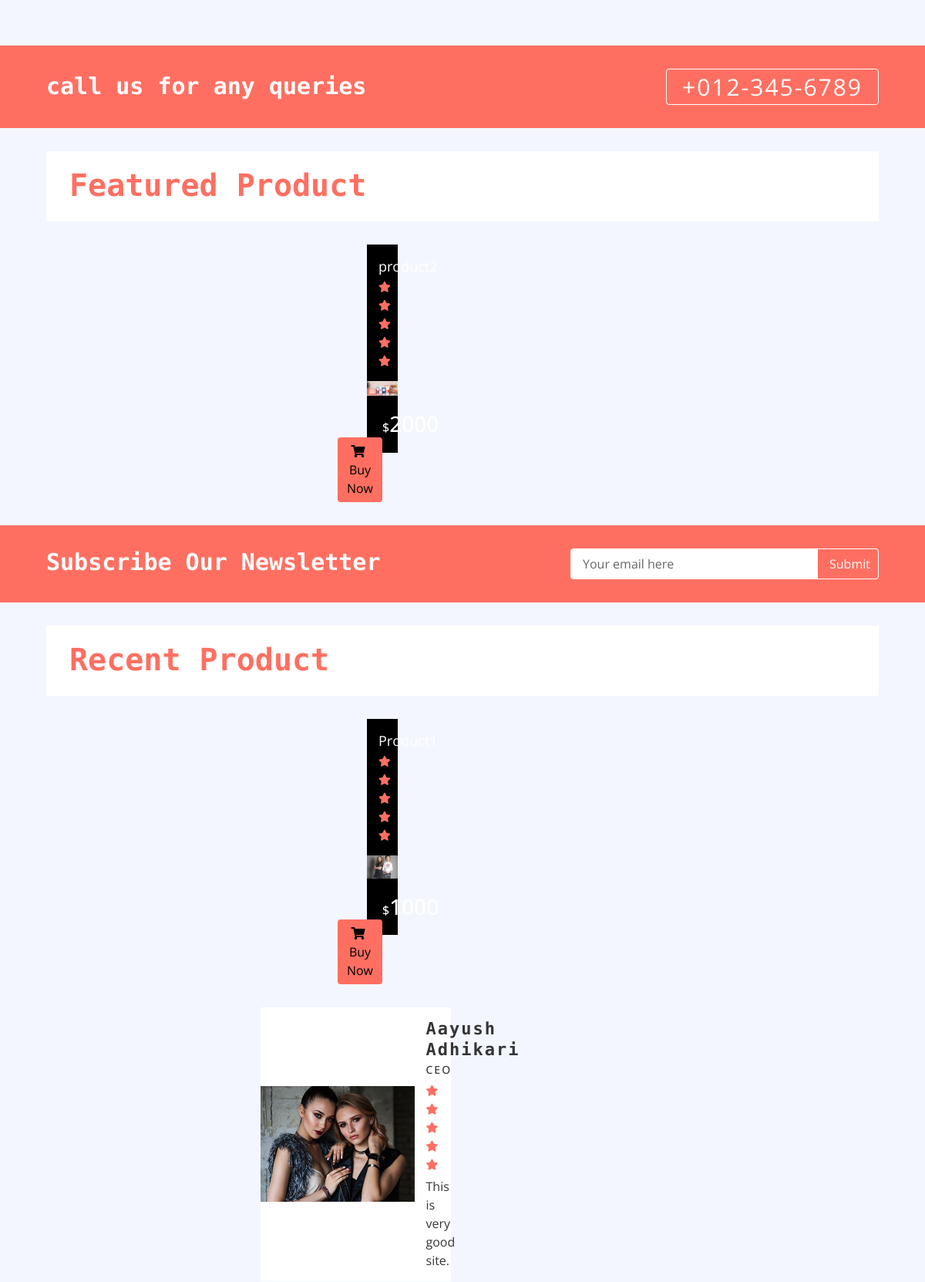
The app's page / (middle part), older data.
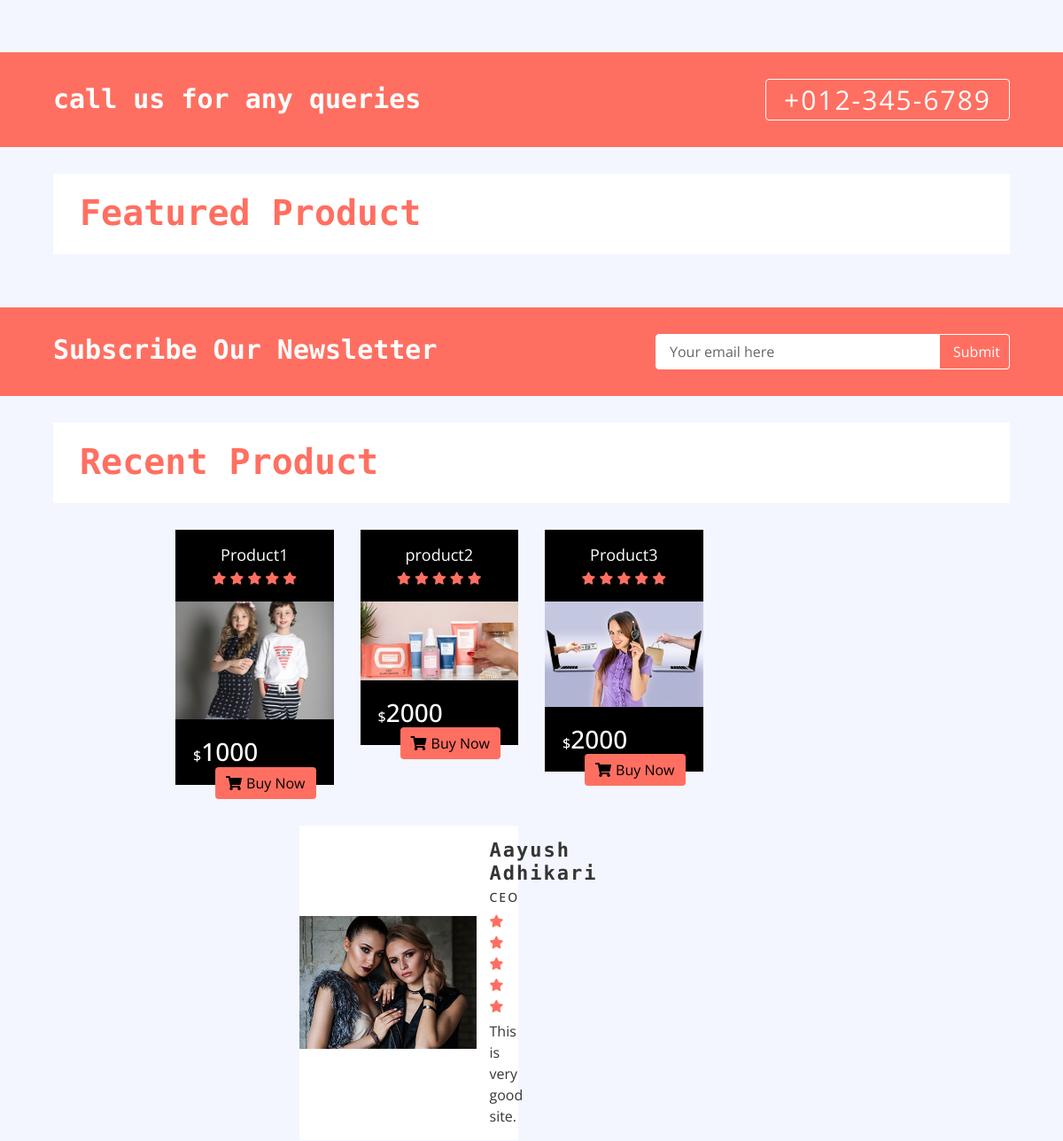
The same page, newer data.
### home/models.py (models this page shows, shortened)
class Product(models.Model):
	name = models.CharField(max_length = 300)
	slug = models.CharField(max_length = 500,blank = True)
	price = models.IntegerField()
	discounted_price = models.IntegerField()
	image = models.ImageField(upload_to = 'media')
	description = models.TextField(blank = True)
	specification = models.TextField(blank = True)
	category = models.ForeignKey(Category,on_delete = models.CASCADE)
	subcategory = models.ForeignKey(SubCategory,on_delete = models.CASCADE)
	brand = models.ForeignKey(Brand,on_delete = models.CASCADE)
	stock = models.CharField(choices = STOCK,max_length = 100)
	labels = models.CharField(choices = LABELS,blank = True,max_length=100)

class Customer(models.Model):
	name = models.CharField(max_length = 300)
	image = models.ImageField(upload_to = 'media')
	post = models.CharField(max_length = 400)
	description = models.TextField()

### home/views.py (the view)
# urls.py: path('', HomeView.as_view(), name='home'),
class HomeView(Base):
	def get(self,request):
		self.context['categories'] = Category.objects.all()
		self.context['subcategories'] = SubCategory.objects.all()
		self.context['sliders'] = Slider.objects.all()
		self.context['ads'] = Ad.objects.all()
		self.context['brands'] = Brand.objects.all()
		self.context['hot_product'] = Product.objects.filter(labels = 'hot')
		self.context['new_product'] = Product.objects.filter(labels = 'new')
		self.context['customers'] = Customer.objects.all()
		return render(request,'index.html',self.context)

### templates/index.html (shortened to what this page needs)
{% extends 'base.html' %}
{% load static %}
{% block content %}
        <div class="feature">
            <div class="container-fluid">
                <div class="row align-items-center">
                </div>
            </div>
        </div>
        <div class="call-to-action">
            <div class="container-fluid">
                <div class="row align-items-center">
                    <div class="col-md-6">
                        <h1>call us for any queries</h1>
                    </div>
                    <div class="col-md-6">
                        <a href="tel:0123456789">+012-345-6789</a>
                    </div>
                </div>
            </div>
        </div>
        <div class="featured-product product">
            <div class="container-fluid">
                <div class="section-header">
                    <h1>Featured Product</h1>
                </div>
                <div class="row align-items-center product-slider product-slider-4">
                    {% for hot in hot_product %}
                    <div class="col-lg-3">
                        <div class="product-item">
                            <div class="product-title">
                                <a href="/detail/{{hot.slug}}">{{hot.name}}</a>
                                <div class="ratting">
                                    <i class="fa fa-star"></i>
                                    <i class="fa fa-star"></i>
                                    <i class="fa fa-star"></i>
                                    <i class="fa fa-star"></i>
                                    <i class="fa fa-star"></i>
                                </div>
                            </div>
                            <div class="product-image">
                                <a href="product-detail.html">
                                    <img src="{{hot.image.url}}" alt="Product Image">
                                </a>
                            </div>
                            <div class="product-price">
                                {% if hot.discounted_price > 0 %}
                                <h3><span>$</span>{{hot.discounted_price}}</h3>
                                {% else %}
                                <h3><span>$</span>{{hot.price}}</h3>
                                {% endif %}
                                <a class="btn" href=""><i class="fa fa-shopping-cart"></i>Buy Now</a>
                            </div>
                        </div>
                    </div>
                    {% endfor %}
                </div>
            </div>
        </div>
        <div class="newsletter">
            <div class="container-fluid">
                <div class="row">
                    <div class="col-md-6">
                        <h1>Subscribe Our Newsletter</h1>
                    </div>
                    <div class="col-md-6">
                        <div class="form">
                            <input type="email" value="Your email here">
                            <button>Submit</button>
                        </div>
                    </div>
                </div>
            </div>
        </div>
        <div class="recent-product product">
            <div class="container-fluid">
                <div class="section-header">
                    <h1>Recent Product</h1>
                </div>
                <div class="row align-items-center product-slider product-slider-4">
                    {% for new in new_product %}
                    <div class="col-lg-3">
                        <div class="product-item">
                            <div class="product-title">
                                <a href="/detail/{{new.slug}}">{{new.name}}</a>
                                <div class="ratting">
                                    <i class="fa fa-star"></i>
                                    <i class="fa fa-star"></i>
                                    <i class="fa fa-star"></i>
                                    <i class="fa fa-star"></i>
                                    <i class="fa fa-star"></i>
                                </div>
                            </div>
                            <div class="product-image">
                                <a href="product-detail.html">
                                    <img src="{{new.image.url}}" alt="Product Image">
                                </a>
                            </div>
                            <div class="product-price">
                                {% if new.discounted_price > 0 %}
                                <h3><span>$</span>{{new.discounted_price}}</h3>
                                {% else %}
                                <h3><span>$</span>{{new.price}}</h3>
                                {% endif %}
                                <a class="btn" href=""><i class="fa fa-shopping-cart"></i>Buy Now</a>
                            </div>
                        </div>
                    </div>
                    {% endfor %}
                </div>
            </div>
        </div>
        <div class="review">
            <div class="container-fluid">
                <div class="row align-items-center review-slider normal-slider">
                    {% for customer in customers %}
                    <div class="col-md-6">
                        <div class="review-slider-item">
                            <div class="review-img">
                                <img src="{{customer.image.url}}" alt="Image">
                            </div>
                            <div class="review-text">
                                <h2>{{customer.name}}</h2>
                                <h3>{{customer.post}}</h3>
                                <div class="ratting">
                                    <i class="fa fa-star"></i>
                                    <i class="fa fa-star"></i>
                                    <i class="fa fa-star"></i>
                                    <i class="fa fa-star"></i>
                                    <i class="fa fa-star"></i>
                                </div>
                                <p>
                                    {{customer.description}}
                                </p>
                            </div>
                        </div>
                    </div>
                    {% endfor %}
                </div>
            </div>
        </div>
        {% endblock %}

### templates/base.html (shortened to what this page needs)
<!DOCTYPE html>
{% load static %}
<html lang="en">
    <head>
        <link href="https://stackpath.bootstrapcdn.com/bootstrap/4.4.1/css/bootstrap.min.css" rel="stylesheet">
        <link href="https://cdnjs.cloudflare.com/ajax/libs/font-awesome/5.10.0/css/all.min.css" rel="stylesheet">
        <link href="{% static 'lib/slick/slick.css' %}" rel="stylesheet">
        <link href="{% static 'lib/slick/slick-theme.css' %}" rel="stylesheet">
        <link href="{% static 'css/style.css' %}" rel="stylesheet">
    </head>
    <body>
        {% block content %}
        {% endblock %}
    </body>
</html>

### static/css/style.css (style rules this page uses)
body { color: #353535; font-family: 'Open Sans', sans-serif; font-weight: 400; background: #f3f6ff; }
a { color: #FF6F61; }
h1 { font-family: 'Source Code Pro', monospace; font-weight: 900; }
h2 { font-family: 'Source Code Pro', monospace; font-weight: 700; }
@media (min-width: 992px) { .container-fluid { padding-right: 60px; padding-left: 60px; } }
.btn { color: #FF6F61; background: #ffffff; border: 1px solid #FF6F61; }
.feature { position: relative; }
.product-item { position: relative; }
.product-item .product-title { padding: 15px; text-align: center; background: #000000; transition: all .3s; }
.product-item .product-title a, .product-item .product-title .ratting { position: relative; width: 100%; }
.product-item .product-title a { margin-bottom: 5px; color: #ffffff; font-size: 18px; }
.product-item .product-title .ratting i { font-size: 14px; color: #FF6F61; }
.product-item .product-image { position: relative; overflow: hidden; }
.product-item .product-image a { display: block; background: #ffffff; transition: .3s; }
.product-item .product-image img { width: 100%; transition: all .3s; }
.product-item .product-price { padding: 20px; background: #000000; transition: all .3s; }
.product-item .product-price h3 { display: inline-block; color: #ffffff; margin: 0; }
.product-item .product-price h3 span { font-size: 16px; }
.product-item .product-price .btn { float: right; border: none; color: #000000; background: #FF6F61; }
.product-item .product-price .btn i { margin-right: 5px; }
.featured-product { position: relative; padding: 30px 0; }
.recent-product { position: relative; padding: 30px 0; }
.product .section-header { margin-bottom: 30px; padding: 20px 30px 15px 30px; color: #FF6F61; background: #ffffff; }
.call-to-action { position: relative; padding: 30px 0; background: #FF6F61; }
.call-to-action .col-md-6:last-child { text-align: right; }
.call-to-action h1 { color: #ffffff; font-size: 30px; margin: 0; }
.call-to-action a { display: inline-block; padding: 0 20px; border: 1px solid #ffffff; border-radius: 4px; color: #ffffff; font-size: 30px; letter-spacing: 2px; transition: all .3s; }
.newsletter { position: relative; padding: 30px 0; background: #FF6F61; }
.newsletter h1 { color: #ffffff; font-size: 30px; margin: 0; }
.newsletter .form { position: relative; max-width: 400px; margin: 0 0 0 auto; }
.newsletter .form input { width: 100%; height: 40px; padding: 0 15px; color: #666666; border: 1px solid #ffffff; border-radius: 4px; }
.newsletter .form button { position: absolute; width: 80px; height: 40px; top: 0; right: 0; padding: 0 15px; border: none; background: #FF6F61; color: #ffffff; border: 1px solid #ffffff; border-radius: 0 4px 4px 0; }
.review { margin-bottom: 30px; }
.review .review-slider { position: relative; }
.review .review-slider-item { display: flex; align-items: center; flex-direction: row; background: #ffffff; }
.review .review-img { width: 100%; max-width: 200px; overflow: hidden; }
.review .review-img img { width: 100%; height: 100%; object-fit: cover; }
.review .review-text { padding: 15px; width: 100%; max-width: calc(100% - 200px); }
.review .review-text h2 { font-size: 22px; letter-spacing: 2px; margin-bottom: 5px; }
.review .review-text h3 { font-size: 14px; letter-spacing: 2px; margin-bottom: 5px; }
.review .review-text p { margin: 0; }
.review .review-text .ratting { margin-bottom: 5px; }
.review .review-text .ratting i { color: #FF6F61; font-size: 14px; }

Row changes from the older to the newer data that the page shows:
changed Product "product2": moves from the list under "Featured Product" to the list under "Recent Product"
added Product: name "Product3", image (picture), price "2000", shown under "Recent Product"
